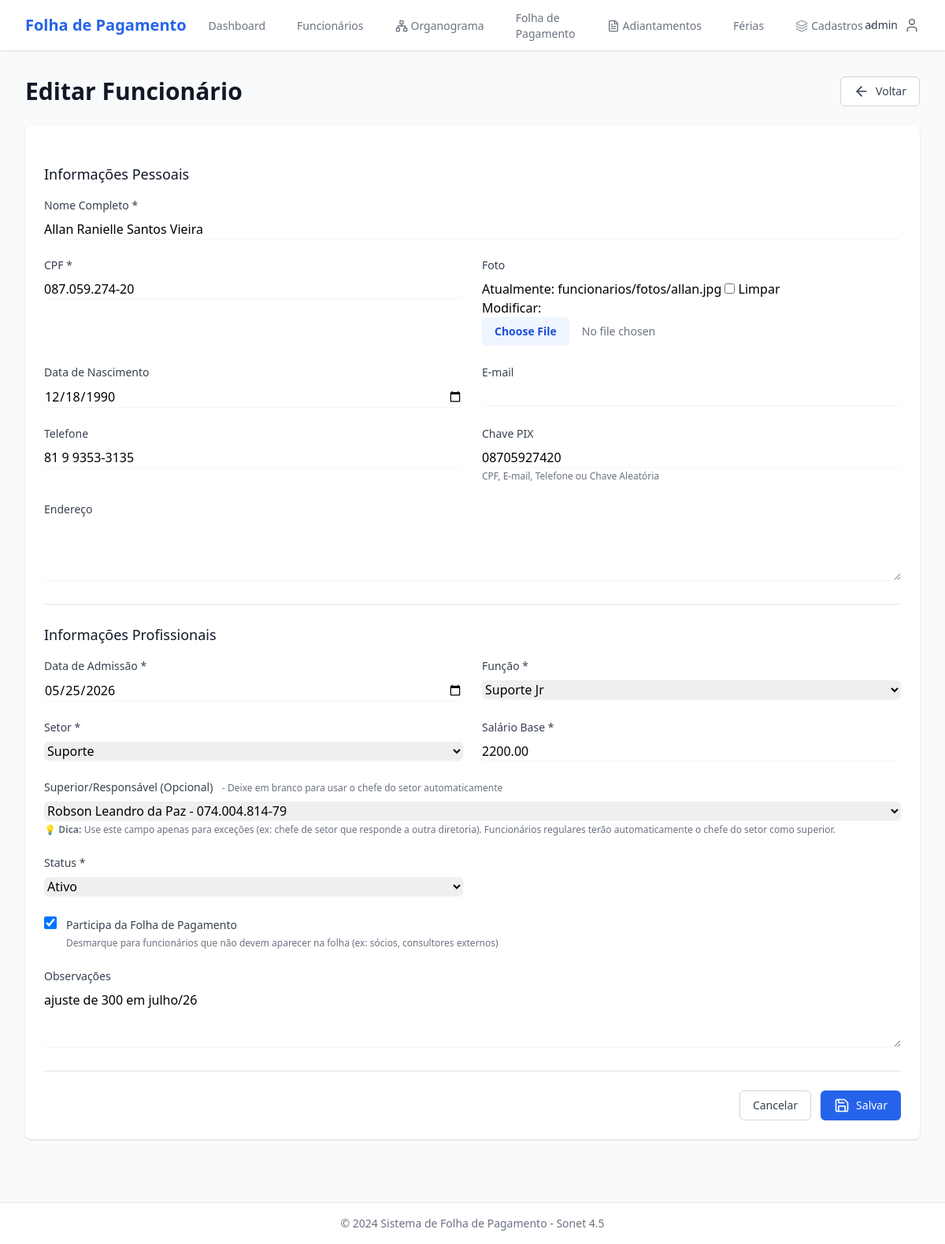
/funcionarios/10/editar/ (signed in), run on the app's committed database.
### funcionarios/models.py (models this page shows, shortened)
class Funcionario(TimeStampedModel):
    STATUS_CHOICES = [
        ('A', 'Ativo'),
        ('I', 'Inativo'),
        ('F', 'Férias'),
        ('L', 'Licença'),
    ]
    nome_completo = models.CharField('Nome Completo', max_length=200)
    cpf = models.CharField('CPF', max_length=14, unique=True)
    foto = models.ImageField('Foto', upload_to='funcionarios/fotos/', blank=True, null=True)
    data_nascimento = models.DateField('Data de Nascimento', null=True, blank=True)
    email = models.EmailField('E-mail', blank=True)
    telefone = models.CharField('Telefone', max_length=20, blank=True)
    endereco = models.TextField('Endereço', blank=True)
    chave_pix = models.CharField('Chave PIX', max_length=200, blank=True, help_text='CPF, E-mail, Telefone ou Chave Aleatória')
    data_admissao = models.DateField('Data de Admissão')
    funcao = models.ForeignKey(
        Funcao,
        on_delete=models.PROTECT,
        verbose_name='Função',
        related_name='funcionarios'
    )
    setor = models.ForeignKey(
        Setor,
        on_delete=models.PROTECT,
        verbose_name='Setor',
        related_name='funcionarios'
    )
    salario_base = models.DecimalField(
        'Salário Base',
        max_digits=10,
        decimal_places=2,
        validators=[MinValueValidator(0)]
    )
    status = models.CharField('Status', max_length=1, choices=STATUS_CHOICES, default='A')
    participa_folha = models.BooleanField(
        'Participa da Folha de Pagamento',
        default=True,
        help_text='Desmarque para funcionários que não devem aparecer na folha (ex: sócios, consultores externos)'
    )
    superior = models.ForeignKey(
        'self',
        on_delete=models.SET_NULL,
        null=True,
        blank=True,
        verbose_name='Superior/Responsável',
        related_name='subordinados',
        help_text='Funcionário responsável direto por este colaborador'
    )
    observacoes = models.TextField('Observações', blank=True)
    class Meta:
        verbose_name = 'Funcionário'
        verbose_name_plural = 'Funcionários'
        ordering = ['nome_completo']
    def __str__(self):
        return f"{self.nome_completo} - {self.cpf}"

### funcionarios/views.py (the view)
# urls.py: path('<int:pk>/editar/', views.funcionario_update, name='update'),
@login_required
def funcionario_update(request, pk):
    funcionario = get_object_or_404(Funcionario, pk=pk)
    if request.method == 'POST':
        form = FuncionarioForm(request.POST, request.FILES, instance=funcionario)
        if form.is_valid():
            form.save()
            messages.success(request, f'Funcionário {funcionario.nome_completo} atualizado com sucesso!')
            return redirect('funcionarios:detail', pk=funcionario.pk)
    else:
        form = FuncionarioForm(instance=funcionario)
    context = {'form': form, 'funcionario': funcionario, 'title': 'Editar Funcionário'}
    return render(request, 'funcionarios/funcionario_form.html', context)

### templates/funcionarios/funcionario_form.html (shortened to what this page needs)
{% extends 'base.html' %}
{% load widget_tweaks %}
{% block content %}
<div class="space-y-6">
    <div class="flex justify-between items-center">
        <h1 class="text-3xl font-bold text-gray-900">{{ title }}</h1>
        <a href="{% url 'funcionarios:list' %}" class="inline-flex items-center px-4 py-2 border border-gray-300 text-sm font-medium rounded-md text-gray-700 bg-white hover:bg-gray-50">
            <i data-lucide="arrow-left" class="w-5 h-5 mr-2"></i>
            Voltar
        </a>
    </div>
    <div class="bg-white shadow rounded-lg p-6">
        <form method="post" enctype="multipart/form-data" class="space-y-6">
            <div>
                <h3 class="text-lg font-medium text-gray-900 mb-4">Informações Pessoais</h3>
                <div class="grid grid-cols-1 gap-6 sm:grid-cols-2">
                    <div class="col-span-2">
                        <label class="block text-sm font-medium text-gray-700 mb-2">Nome Completo *</label>
                        {% render_field form.nome_completo class="w-full rounded-md border-gray-300 shadow-sm focus:border-blue-500 focus:ring-blue-500" %}
                    </div>
                    <div>
                        <label class="block text-sm font-medium text-gray-700 mb-2">CPF *</label>
                        {% render_field form.cpf class="w-full rounded-md border-gray-300 shadow-sm focus:border-blue-500 focus:ring-blue-500" placeholder="000.000.000-00" %}
                    </div>
                    <div>
                        <label class="block text-sm font-medium text-gray-700 mb-2">Foto</label>
                        {% render_field form.foto class="w-full text-sm text-gray-500 file:mr-4 file:py-2 file:px-4 file:rounded-md file:border-0 file:text-sm file:font-semibold file:bg-blue-50 file:text-blue-700 hover:file:bg-blue-100" %}
                    </div>
                    <div>
                        <label class="block text-sm font-medium text-gray-700 mb-2">Data de Nascimento</label>
                        {% render_field form.data_nascimento class="w-full rounded-md border-gray-300 shadow-sm focus:border-blue-500 focus:ring-blue-500" %}
                    </div>
                    <div>
                        <label class="block text-sm font-medium text-gray-700 mb-2">E-mail</label>
                        {% render_field form.email class="w-full rounded-md border-gray-300 shadow-sm focus:border-blue-500 focus:ring-blue-500" %}
                    </div>
                    <div>
                        <label class="block text-sm font-medium text-gray-700 mb-2">Telefone</label>
                        {% render_field form.telefone class="w-full rounded-md border-gray-300 shadow-sm focus:border-blue-500 focus:ring-blue-500" %}
                    </div>
                    <div>
                        <label class="block text-sm font-medium text-gray-700 mb-2">Chave PIX</label>
                        {% render_field form.chave_pix class="w-full rounded-md border-gray-300 shadow-sm focus:border-blue-500 focus:ring-blue-500" placeholder="CPF, e-mail, telefone ou chave aleatória" %}
                        <p class="mt-1 text-xs text-gray-500">CPF, E-mail, Telefone ou Chave Aleatória</p>
                    </div>
                    <div class="col-span-2">
                        <label class="block text-sm font-medium text-gray-700 mb-2">Endereço</label>
                        {% render_field form.endereco class="w-full rounded-md border-gray-300 shadow-sm focus:border-blue-500 focus:ring-blue-500" %}
                    </div>
                </div>
            </div>
            <div class="border-t border-gray-200 pt-6">
                <h3 class="text-lg font-medium text-gray-900 mb-4">Informações Profissionais</h3>
                <div class="grid grid-cols-1 gap-6 sm:grid-cols-2">
                    <div>
                        <label class="block text-sm font-medium text-gray-700 mb-2">Data de Admissão *</label>
                        {% render_field form.data_admissao class="w-full rounded-md border-gray-300 shadow-sm focus:border-blue-500 focus:ring-blue-500" %}
                    </div>
                    <div>
                        <label class="block text-sm font-medium text-gray-700 mb-2">Função *</label>
                        {% render_field form.funcao class="w-full rounded-md border-gray-300 shadow-sm focus:border-blue-500 focus:ring-blue-500" %}
                    </div>
                    <div>
                        <label class="block text-sm font-medium text-gray-700 mb-2">Setor *</label>
                        {% render_field form.setor class="w-full rounded-md border-gray-300 shadow-sm focus:border-blue-500 focus:ring-blue-500" %}
                    </div>
                    <div>
                        <label class="block text-sm font-medium text-gray-700 mb-2">Salário Base *</label>
                        {% render_field form.salario_base class="w-full rounded-md border-gray-300 shadow-sm focus:border-blue-500 focus:ring-blue-500" %}
                    </div>
                    <div class="col-span-2">
                        <label class="block text-sm font-medium text-gray-700 mb-2">
                            Superior/Responsável (Opcional)
                            <span class="text-xs text-gray-500 font-normal ml-2">- Deixe em branco para usar o chefe do setor automaticamente</span>
                        </label>
                        {% render_field form.superior class="w-full rounded-md border-gray-300 shadow-sm focus:border-blue-500 focus:ring-blue-500" %}
                        <p class="mt-1 text-xs text-gray-500">
                            💡 <strong>Dica:</strong> Use este campo apenas para exceções (ex: chefe de setor que responde a outra diretoria).
                            Funcionários regulares terão automaticamente o chefe do setor como superior.
                        </p>
                    </div>
                    <div>
                        <label class="block text-sm font-medium text-gray-700 mb-2">Status *</label>
                        {% render_field form.status class="w-full rounded-md border-gray-300 shadow-sm focus:border-blue-500 focus:ring-blue-500" %}
                    </div>
                    <div class="col-span-2">
                        <div class="flex items-start">
                            <div class="flex items-center h-5">
                                {% render_field form.participa_folha class="h-4 w-4 text-blue-600 border-gray-300 rounded focus:ring-blue-500" %}
                            </div>
                            <div class="ml-3">
                                <label for="{{ form.participa_folha.id_for_label }}" class="text-sm font-medium text-gray-700">
                                    Participa da Folha de Pagamento
                                </label>
                                <p class="text-xs text-gray-500 mt-1">
                                    {{ form.participa_folha.help_text }}
                                </p>
                            </div>
                        </div>
                    </div>
                    <div class="col-span-2">
                        <label class="block text-sm font-medium text-gray-700 mb-2">Observações</label>
                        {% render_field form.observacoes class="w-full rounded-md border-gray-300 shadow-sm focus:border-blue-500 focus:ring-blue-500" %}
                    </div>
                </div>
            </div>
            <div class="flex justify-end space-x-3 border-t border-gray-200 pt-6">
                <a href="{% url 'funcionarios:list' %}" class="inline-flex items-center px-4 py-2 border border-gray-300 text-sm font-medium rounded-md text-gray-700 bg-white hover:bg-gray-50">
                    Cancelar
                </a>
                <button type="submit" class="inline-flex items-center px-4 py-2 border border-transparent text-sm font-medium rounded-md shadow-sm text-white bg-blue-600 hover:bg-blue-700">
                    <i data-lucide="save" class="w-5 h-5 mr-2"></i>
                    Salvar
                </button>
            </div>
        </form>
    </div>
</div>
{% endblock %}

### templates/base.html (shortened to what this page needs)
{% load static %}
<!DOCTYPE html>
<html lang="pt-BR">
<head>
    <script src="https://cdn.tailwindcss.com"></script>
</head>
<body class="bg-gray-50 min-h-screen">
    <nav class="bg-white shadow-sm border-b border-gray-200">
        <div class="max-w-7xl mx-auto px-4 sm:px-6 lg:px-8">
            <div class="flex justify-between h-16">
                <div class="flex">
                    <div class="flex-shrink-0 flex items-center">
                        <h1 class="text-xl font-bold text-blue-600">Folha de Pagamento</h1>
                    </div>
                    <div class="hidden sm:ml-6 sm:flex sm:space-x-8">
                        <a href="{% url 'core:dashboard' %}" class="border-transparent text-gray-500 hover:border-gray-300 hover:text-gray-700 inline-flex items-center px-1 pt-1 border-b-2 text-sm font-medium">
                            Dashboard
                        </a>
                        <a href="{% url 'funcionarios:list' %}" class="border-transparent text-gray-500 hover:border-gray-300 hover:text-gray-700 inline-flex items-center px-1 pt-1 border-b-2 text-sm font-medium">
                            Funcionários
                        </a>
                        <a href="{% url 'funcionarios:organograma' %}" class="border-transparent text-gray-500 hover:border-gray-300 hover:text-gray-700 inline-flex items-center px-1 pt-1 border-b-2 text-sm font-medium">
                            <i data-lucide="network" class="w-4 h-4 mr-1"></i>
                            Organograma
                        </a>
                        <a href="{% url 'folha:list' %}" class="border-transparent text-gray-500 hover:border-gray-300 hover:text-gray-700 inline-flex items-center px-1 pt-1 border-b-2 text-sm font-medium">
                            Folha de Pagamento
                        </a>
                        <a href="{% url 'funcionarios:adiantamento_list' %}" class="border-transparent text-gray-500 hover:border-gray-300 hover:text-gray-700 inline-flex items-center px-1 pt-1 border-b-2 text-sm font-medium">
                            <i data-lucide="file-text" class="w-4 h-4 mr-1"></i>
                            Adiantamentos
                        </a>
                        <a href="{% url 'funcionarios:ferias_list' %}" class="border-transparent text-gray-500 hover:border-gray-300 hover:text-gray-700 inline-flex items-center px-1 pt-1 border-b-2 text-sm font-medium">
                            Férias
                        </a>
                        <div class="relative inline-flex items-center" x-data="{ openCadastros: false }">
                            <button @click="openCadastros = !openCadastros" type="button" class="border-transparent text-gray-500 hover:border-gray-300 hover:text-gray-700 inline-flex items-center px-1 pt-1 border-b-2 text-sm font-medium focus:outline-none">
                                <i data-lucide="layers" class="w-4 h-4 mr-1 text-gray-400"></i>
                                Cadastros
                                <i data-lucide="chevron-down" class="w-3.5 h-3.5 ml-1 text-gray-400"></i>
                            </button>
                        </div>
                    </div>
                </div>
                <div class="flex items-center">
                    {% if user.is_authenticated %}
                        <div class="ml-3 relative" x-data="{ open: false }">
                            <button @click="open = !open" class="flex items-center text-sm focus:outline-none focus:ring-2 focus:ring-offset-2 focus:ring-blue-500 rounded-full">
                                <span class="text-gray-700 mr-2">{{ user.username }}</span>
                                <i data-lucide="user" class="w-5 h-5 text-gray-500"></i>
                            </button>
                        </div>
                    {% endif %}
                </div>
            </div>
        </div>
    </nav>
    <main class="max-w-7xl mx-auto px-4 sm:px-6 lg:px-8 py-8">
        {% block content %}{% endblock %}
    </main>
    <footer class="bg-white border-t border-gray-200 mt-12">
        <div class="max-w-7xl mx-auto px-4 sm:px-6 lg:px-8 py-4">
            <p class="text-center text-sm text-gray-500">
                © 2024 Sistema de Folha de Pagamento - Sonet 4.5
            </p>
        </div>
    </footer>
</body>
</html>

### data on the page
Funcionario: nome_completo "Allan Ranielle Santos Vieira", cpf "087.059.274-20", data_nascimento "12/18/1990", telefone "81 9 9353-3135", chave_pix "08705927420", data_admissao "05/25/2026", funcao "Suporte Jr", setor "Suporte", salario_base "2200.00", superior "Robson Leandro da Paz - 074.004.814-79", status "Ativo", participa_folha "☑", observacoes "ajuste de 300 em julho/26"

### other printed values
{{ user.username }} "admin"
{{ title }} "Editar Funcionário"
